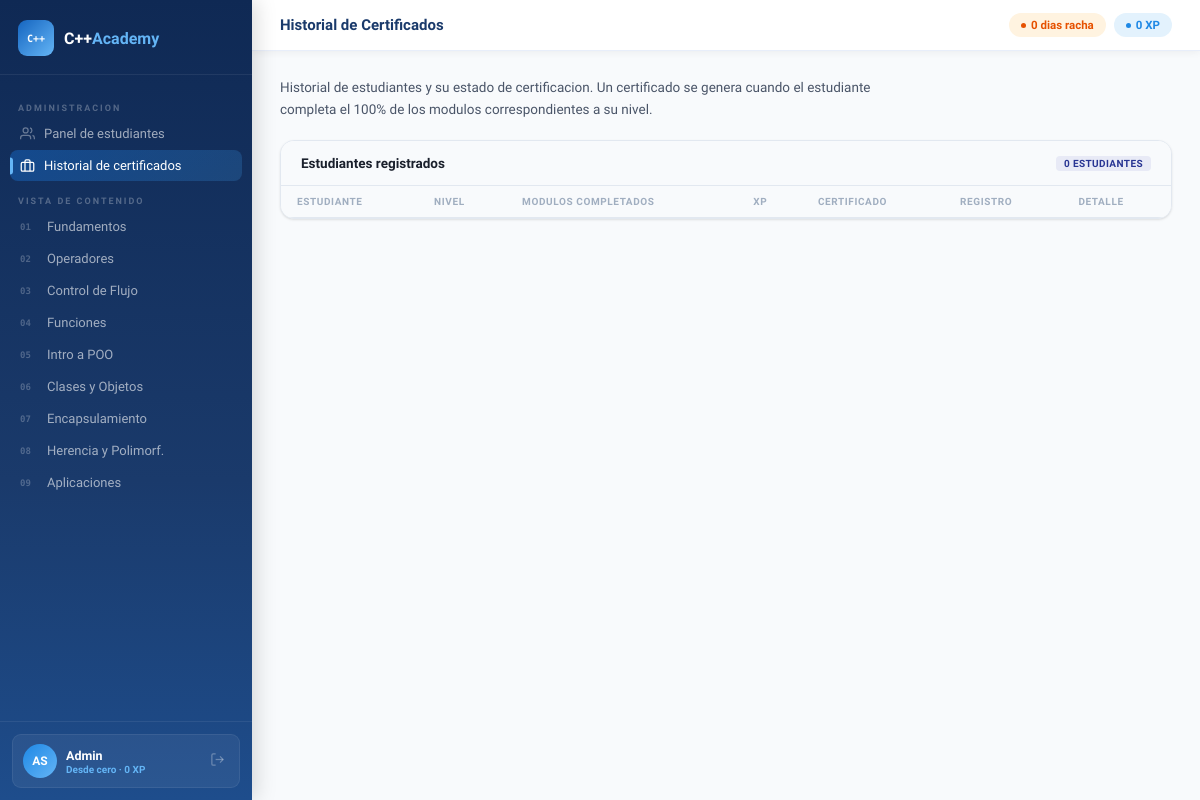
The page /certificado (signed in) on the database as committed earlier.
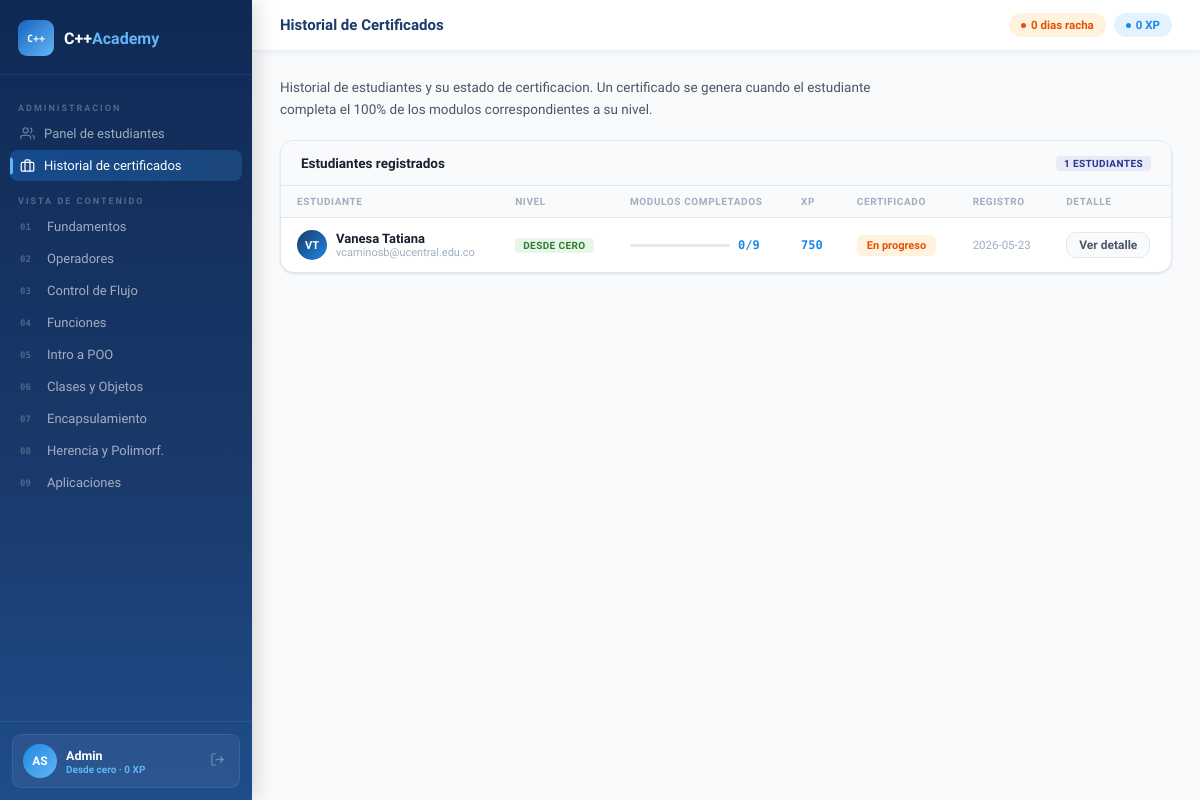
The same page on the database as committed later.
### tables this page shows
CREATE TABLE usuarios(
        id             INTEGER PRIMARY KEY AUTOINCREMENT,
        nombre         TEXT NOT NULL,
        apellido        TEXT NOT NULL,
        email           TEXT NOT NULL UNIQUE,
        password_hash   TEXT NOT NULL,
        rol_id          INTEGER NOT NULL DEFAULT 2,
        ruta_aprendizaje TEXT DEFAULT 'desde_cero',
        activo          INTEGER NOT NULL DEFAULT 1,
        xp              INTEGER NOT NULL DEFAULT 0,
        racha           INTEGER NOT NULL DEFAULT 0,
        nivel           INTEGER NOT NULL DEFAULT 1,
        ultimo_modulo   INTEGER DEFAULT NULL,
        ultima_leccion  INTEGER DEFAULT NULL,
        fecha_registro  TEXT NOT NULL DEFAULT (datetime('now')),
        FOREIGN KEY(rol_id) REFERENCES roles(id));

### routes/course_routes.py (the view, shortened to what this page needs)
@course_bp.route('/certificado')
@login_required
def certificado():
    if g.user.es_admin:
        certs = obtener_certificados_emitidos()
        return render_template('admin/certificados.html', certificados=certs)

### app.py (called while the page is built)
@app.before_request
def cargar_usuario():
    from models.user import User
    user_id = session.get('user_id')
    if user_id:
        try:
            u = User.get_by_id(int(user_id))
            g.user = u
        except Exception:
            g.user = None
            session.clear()
    else:
        g.user = None

@app.context_processor
def inject_user():
    user = g.get('user', None)
    return dict(current_user=user)

### models/database.py (called while the page is built)
def get_connection():
    conn = sqlite3.connect(DB_PATH)
    conn.row_factory = sqlite3.Row
    conn.execute("PRAGMA foreign_keys = ON")
    return conn

### models/user.py (called while the page is built)
    @property
    def iniciales(self):
        a=self.apellido[0] if self.apellido else ''
        return (self.nombre[0]+a).upper()

    @property
    def es_admin(self): return self.rol_id==1

    @staticmethod
    def get_by_id(uid):
        conn=get_connection()
        r=conn.execute("""SELECT u.id,u.nombre,u.apellido,u.email,u.rol_id,
            r.nombre AS rol_nombre,u.xp,u.racha,u.nivel,u.activo,u.ruta_aprendizaje
            FROM usuarios u JOIN roles r ON r.id=u.rol_id WHERE u.id=?""",(uid,)).fetchone()
        conn.close()
        return User(**dict(r)) if r else None

### templates/admin/certificados.html (shortened to what this page needs)
{% extends "shared/base.html" %}
{% block page_title %}Historial de Certificados{% endblock %}
{% block content %}
<div style="margin-bottom:20px">
  <p style="font-size:13.5px;color:var(--text2);max-width:620px;line-height:1.6">
    Historial de estudiantes y su estado de certificacion. Un certificado se genera cuando el estudiante completa el 100% de los modulos correspondientes a su nivel.
  </p>
</div>
<div class="cert-table-wrap anim">
  <div class="ct-head">
    <span class="card-title">Estudiantes registrados</span>
    <span class="tag tag-indigo">{{ certificados|length }} estudiantes</span>
  </div>
  <table>
    <thead>
      <tr>
        <th>Estudiante</th>
        <th>Nivel</th>
        <th>Modulos completados</th>
        <th>XP</th>
        <th>Certificado</th>
        <th>Registro</th>
        <th>Detalle</th>
      </tr>
    </thead>
    <tbody>
      {% for c in certificados %}
      <tr>
        <td>
          <div class="u-cell">
            <div class="u-av">{{ (c.nombre[0] + c.apellido[0]).upper() }}</div>
            <div>
              <div style="font-weight:600">{{ c.nombre }} {{ c.apellido }}</div>
              <div style="font-size:11px;color:var(--text3)">{{ c.email }}</div>
            </div>
          </div>
        </td>
        <td>
          <span class="tag {% if c.ruta_aprendizaje=='desde_cero' %}tag-green{% elif c.ruta_aprendizaje=='intermedio' %}tag-indigo{% else %}tag-amber{% endif %}">
            {{ {'desde_cero':'Desde cero','intermedio':'Intermedio','avanzado':'Avanzado'}.get(c.ruta_aprendizaje,'—') }}
          </span>
        </td>
        <td>
          <div style="display:flex;align-items:center;gap:8px">
            <div style="flex:1;max-width:100px">
              <div class="prog-wrap xs"><div class="prog-fill" style="width:{{ (c.mods_completados / c.modulos_requeridos * 100)|round|int }}%"></div></div>
            </div>
            <span style="font-size:12px;font-weight:700;color:var(--blue);font-family:'Space Mono',monospace">{{ c.mods_completados }}/{{ c.modulos_requeridos }}</span>
          </div>
        </td>
        <td style="font-family:'Space Mono',monospace;font-size:12px;color:var(--blue);font-weight:700">{{ c.xp }}</td>
        <td>
          {% if c.tiene_certificado %}
          <span class="badge-cert si">
            <svg width="11" height="11" viewBox="0 0 24 24" fill="none" stroke="currentColor" stroke-width="3"><polyline points="20 6 9 17 4 12"/></svg>
            Emitido
          </span>
          {% else %}
          <span class="badge-cert no">En progreso</span>
          {% endif %}
        </td>
        <td style="font-size:11.5px;color:var(--text3)">{{ c.fecha_registro[:10] }}</td>
        <td>
          <a href="{{ url_for('course.admin_estudiante', uid=c.id) }}" class="btn btn-secondary btn-sm">Ver detalle</a>
        </td>
      </tr>
      {% endfor %}
    </tbody>
  </table>
</div>
{% endblock %}

### templates/shared/base.html (shortened to what this page needs)
<!DOCTYPE html>
<html lang="es">
<head>
</head>
<body>
{% if current_user is not none and current_user.id %}
<div class="app-shell">
  <aside class="sidebar">
    <div class="sb-logo">
      <div class="sb-logo-icon">C++</div>
      <div class="sb-logo-name">C++<span>Academy</span></div>
    </div>
    <nav class="sb-nav">
      {% if current_user.es_admin %}
      <div class="sb-sec">Administracion</div>
      <a href="{{ url_for('course.admin_panel') }}" class="sb-link {% if request.endpoint=='course.admin_panel' %}active{% endif %}">
        <svg viewBox="0 0 24 24" fill="none" stroke="currentColor" stroke-width="2"><path d="M17 21v-2a4 4 0 0 0-4-4H5a4 4 0 0 0-4 4v2"/><circle cx="9" cy="7" r="4"/><path d="M23 21v-2a4 4 0 0 0-3-3.87"/><path d="M16 3.13a4 4 0 0 1 0 7.75"/></svg>
        Panel de estudiantes
      </a>
      <a href="{{ url_for('course.certificado') }}" class="sb-link {% if request.endpoint=='course.certificado' %}active{% endif %}">
        <svg viewBox="0 0 24 24" fill="none" stroke="currentColor" stroke-width="2"><rect x="2" y="7" width="20" height="14" rx="2"/><path d="M16 21V5a2 2 0 0 0-2-2h-4a2 2 0 0 0-2 2v16"/></svg>
        Historial de certificados
      </a>
      <div class="sb-sec">Vista de contenido</div>
      {% endif %}
      {% set mnms={1:'Fundamentos',2:'Operadores',3:'Control de Flujo',4:'Funciones',5:'Intro a POO',6:'Clases y Objetos',7:'Encapsulamiento',8:'Herencia y Polimorf.',9:'Aplicaciones'} %}
      {% set maccs=[] %}
      {% for i in range(1,10) %}
      <a href="{{ url_for('course.modulo', numero=i) }}"
         class="sb-link {% if request.endpoint=='course.modulo' and request.view_args.numero==i %}active{% endif %}">
        <span class="sb-link-num">{{ '%02d'|format(i) }}</span>
        {{ mnms[i] }}
      </a>
      {% endfor %}
    </nav>
    <div class="sb-foot">
      <div class="sb-user">
        <div class="sb-av">{{ current_user.iniciales }}</div>
        <div class="sb-uinfo">
          <div class="sb-uname">{{ current_user.nombre }}</div>
          <div class="sb-urole">
            {% if current_user.ruta_aprendizaje=='desde_cero' %}Desde cero
            {% elif current_user.ruta_aprendizaje=='intermedio' %}Nivel intermedio
            {% else %}Nivel avanzado{% endif %}
            &middot; {{ current_user.xp }} XP</div>
        </div>
        <a href="{{ url_for('auth.logout') }}" class="sb-logout" title="Salir">
          <svg width="15" height="15" viewBox="0 0 24 24" fill="none" stroke="currentColor" stroke-width="2"><path d="M9 21H5a2 2 0 0 1-2-2V5a2 2 0 0 1 2-2h4"/><polyline points="16 17 21 12 16 7"/><line x1="21" y1="12" x2="9" y2="12"/></svg>
        </a>
      </div>
    </div>
  </aside>
  <div class="main-area">
    <header class="topbar">
      <div class="topbar-title">{% block page_title %}C++ Academy{% endblock %}</div>
      <div class="topbar-pills">
        <span class="pill pill-amber"><span class="pill-dot"></span>{{ current_user.racha }} dias racha</span>
        <span class="pill pill-blue"><span class="pill-dot"></span>{{ current_user.xp }} XP</span>
      </div>
    </header>
    <main class="page-content">
      {% block content %}{% endblock %}
    </main>
  </div>
</div>
{% else %}
{% block auth_content %}{% endblock %}
{% endif %}
</body>
</html>

Rows that differ between the two databases and show on the page:
added usuarios: (c.nombre[0]+c.apellido[0]).upper() "VT", nombre "Vanesa", apellido "Tatiana", email "vcaminosb@ucentral.edu.co", ruta_aprendizaje "DESDE CERO", mods_completados "0", modulos_requeridos "9", xp "750", fecha_registro "2026-05-23"
Other text that changed with them:
{{ certificados|length }}: "0" → "1"
